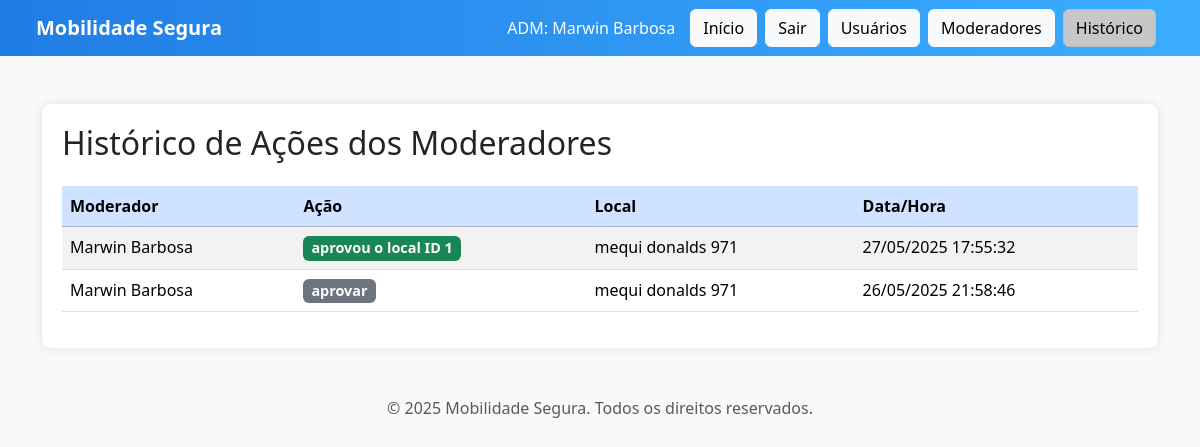
The app's page /historico_acoes.php (signed in) with its own data.
### tables this page shows
CREATE TABLE `moderadores` (
  `id_adm` int(11) NOT NULL,
  `nome_adm` varchar(100) NOT NULL,
  `email_adm` varchar(100) NOT NULL,
  `senha_adm` varchar(255) NOT NULL,
  `data_cadastro_adm` datetime DEFAULT current_timestamp()
);

CREATE TABLE `acoes_moderador` (
  `id_acoes` int(11) NOT NULL,
  `id_adm` int(11) NOT NULL,
  `acao` text NOT NULL,
  `data_acao` datetime DEFAULT current_timestamp(),
  `id_locais` int(11) DEFAULT NULL
);

CREATE TABLE `locais` (
  `id_locais` int(11) NOT NULL,
  `nome_locais` varchar(150) NOT NULL,
  `link_maps` text NOT NULL,
  `acessibilidade` text NOT NULL,
  `categoria` varchar(150) NOT NULL,
  `data_adicionado` datetime DEFAULT current_timestamp(),
  `id_usuario` int(11) DEFAULT NULL,
  `status_locais` enum('Pendente','Aprovado','Rejeitado') DEFAULT 'Pendente'
);

### historico_acoes.php (the view, shortened to what this page needs)
<?php
include 'conexao.php';
$sql = "SELECT a.*, m.nome_adm, l.nome_locais
        FROM acoes_moderador a
        JOIN moderadores m ON a.id_adm = m.id_adm
        LEFT JOIN locais l ON a.id_locais = l.id_locais
        ORDER BY a.data_acao DESC";
$result = mysqli_query($conn, $sql);
$sql_adm = "SELECT nome_adm FROM moderadores WHERE id_adm = '".$_SESSION['id_adm']."'";
$result_adm = mysqli_query($conn, $sql_adm);
$nome_adm = ($result_adm && mysqli_num_rows($result_adm) > 0) ? mysqli_fetch_assoc($result_adm)['nome_adm'] : 'Administrador';
?>
<!DOCTYPE html>
<html lang="pt-br">
<head>
    <link href="https://cdn.jsdelivr.net/npm/bootstrap@5.3.3/dist/css/bootstrap.min.css" rel="stylesheet">
</head>
<body class="bg-light">
<nav class="navbar navbar-expand-lg navbar-custom text-white px-4">
    <div class="container-fluid">
        <a class="navbar-brand text-white fw-bold" href="#">Mobilidade Segura</a>
        <div class="d-flex align-items-center">
            <span class="user-info">ADM: <?= htmlspecialchars($nome_adm) ?></span>
            <a class="btn btn-light me-2" href="adm.php">Início</a>
            <a class="btn btn-light me-2" href="sair_adm.php">Sair</a>
            <a class="btn btn-light me-2" href="usuarios.php">Usuários</a>
            <a class="btn btn-light me-2" href="moderadores.php">Moderadores</a>
            <a class="btn btn-light me-2 active" href="historico_acoes.php">Histórico</a>
        </div>
    </div>
</nav>
<div class="container mt-5">
    <div class="table-container">
        <h2 class="mb-4">Histórico de Ações dos Moderadores</h2>
        <?php if (mysqli_num_rows($result) > 0): ?>
            <div class="table-responsive">
                <table class="table table-striped table-hover">
                    <thead class="table-primary">
                        <tr>
                            <th>Moderador</th>
                            <th>Ação</th>
                            <th>Local</th>
                            <th>Data/Hora</th>
                        </tr>
                    </thead>
                    <tbody>
                        <?php while ($row = mysqli_fetch_assoc($result)): ?>
                            <tr>
                                <td><?= htmlspecialchars($row['nome_adm']) ?></td>
                                <td>
                                    <?php
                                    $acao = htmlspecialchars($row['acao']);
                                    $badge_class = 'bg-secondary';
                                    if (strpos($acao, 'aprovou') !== false) $badge_class = 'bg-success';
                                    elseif (strpos($acao, 'rejeitou') !== false) $badge_class = 'bg-danger';
                                    echo '<span class="badge '.$badge_class.' badge-acao">'.$acao.'</span>';
                                    ?>
                                </td>
                                <td>
                                    <?= $row['nome_locais'] ? htmlspecialchars($row['nome_locais']) : '<em>Local excluído</em>' ?>
                                </td>
                                <td><?= date('d/m/Y H:i:s', strtotime($row['data_acao'])) ?></td>
                            </tr>
                        <?php endwhile; ?>
                    </tbody>
                </table>
            </div>
        <?php else: ?>
            <div class="alert alert-info" role="alert">
                Nenhuma ação registrada no histórico.
            </div>
        <?php endif; ?>
    </div>
</div>
<footer class="text-center mt-5 mb-3 text-muted">
    © 2025 Mobilidade Segura. Todos os direitos reservados.
</footer>
</body>
</html>

### historico_acoes.php (style rules this page uses)
.navbar-custom { background: linear-gradient(to right, #207ce5, #3baeff); }
.user-info { color: white; margin-right: 15px; align-self: center; }
.table-container { background-color: white; border-radius: 8px; box-shadow: 0 0 10px rgba(0,0,0,0.1); padding: 20px; }
.badge-acao { font-size: 0.9em; padding: 5px 8px; }

### records on screen
moderadores: nome_adm "Marwin Barbosa"
acoes_moderador: id_adm.nome_adm "Marwin Barbosa", acao "aprovou o local ID 1", id_locais.nome_locais "mequi donalds 971", data_acao "27/05/2025 17:55:32"
acoes_moderador: id_adm.nome_adm "Marwin Barbosa", acao "aprovar", id_locais.nome_locais "mequi donalds 971", data_acao "26/05/2025 21:58:46"
